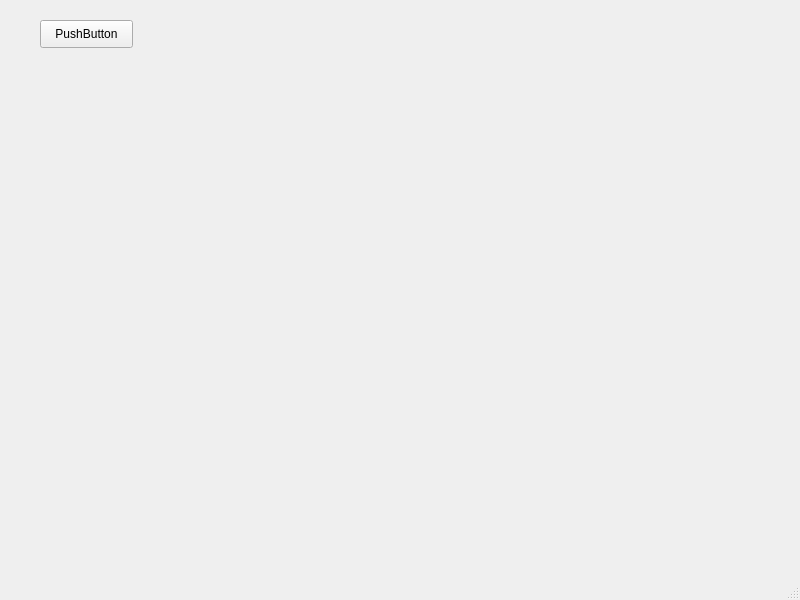
<?xml version="1.0" encoding="UTF-8"?>
<ui version="4.0">
 <class>MainWindow</class>
 <widget class="QMainWindow" name="MainWindow">
  <property name="geometry">
   <rect>
    <x>0</x>
    <y>0</y>
    <width>800</width>
    <height>600</height>
   </rect>
  </property>
  <property name="windowTitle">
   <string>MainWindow</string>
  </property>
  <widget class="QWidget" name="centralwidget">
   <widget class="QPushButton" name="pushButton">
    <property name="geometry">
     <rect>
      <x>40</x>
      <y>20</y>
      <width>93</width>
      <height>28</height>
     </rect>
    </property>
    <property name="text">
     <string>PushButton</string>
    </property>
   </widget>
  </widget>
  <widget class="QMenuBar" name="menubar">
   <property name="geometry">
    <rect>
     <x>0</x>
     <y>0</y>
     <width>800</width>
     <height>26</height>
    </rect>
   </property>
  </widget>
  <widget class="QStatusBar" name="statusbar"/>
 </widget>
 <resources/>
 <connections/>
</ui>
